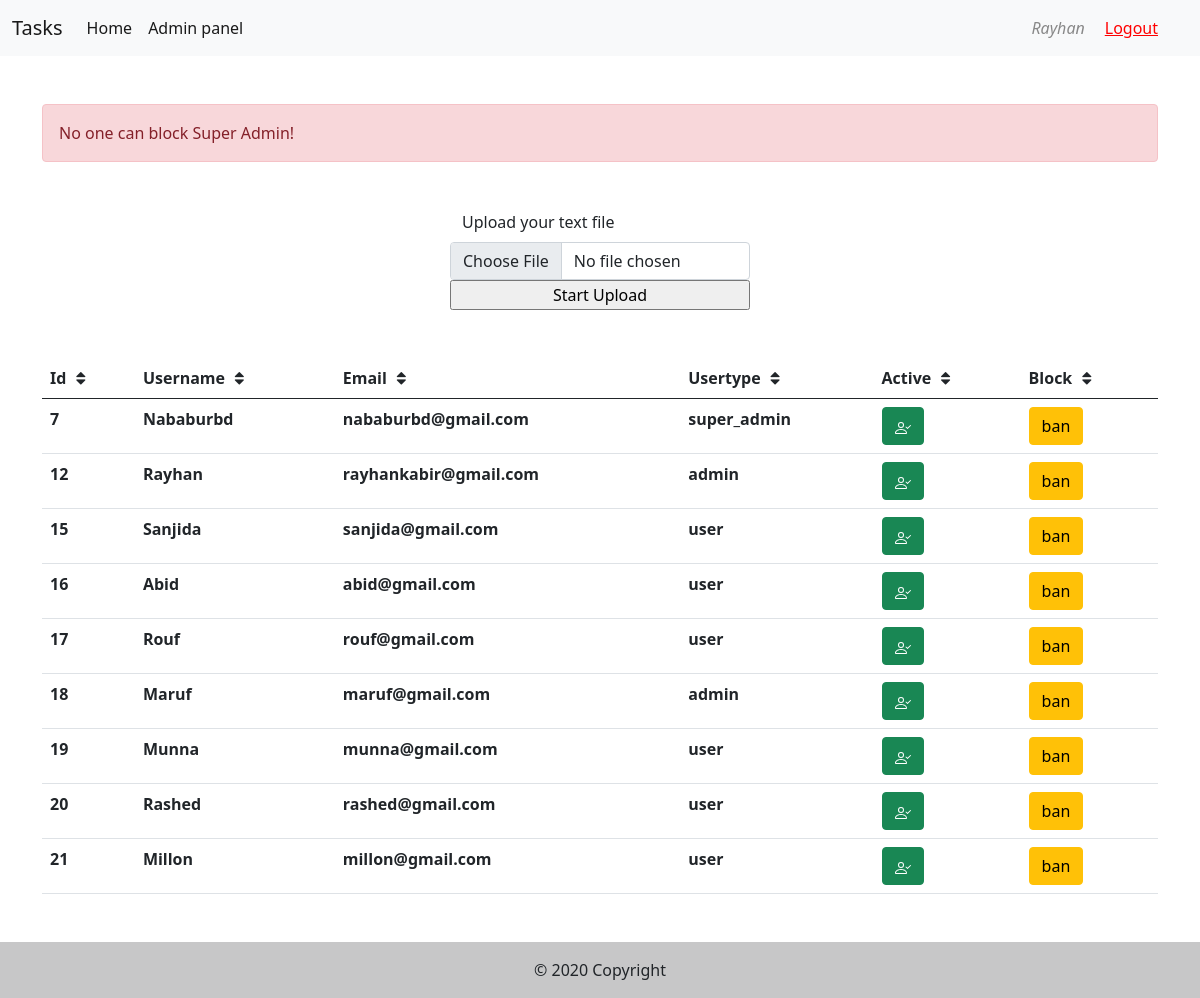
/admin/admin_panel.php?id=7&status=0 (signed in), run on the app's committed database.
### tables this page shows
CREATE TABLE `users` (
  `id` int(11) NOT NULL,
  `username` varchar(100) DEFAULT NULL,
  `email` varchar(100) DEFAULT NULL,
  `password` varchar(100) DEFAULT NULL,
  `user_type` varchar(100) DEFAULT NULL,
  `is_active` BOOLEAN DEFAULT 0,
  `created_at` timestamp NOT NULL DEFAULT current_timestamp(),
  `updated_at` timestamp NOT NULL DEFAULT current_timestamp()
);

### inc/UserService.php (called while the page is built, shortened)
<?php
function getUsers($page = 1)
{
    global $db;
    $query = "SELECT * FROM users LIMIT ".(($page-1)*10).",".($page*10);
    $result = mysqli_query($db, $query);
    $rows = [];
    while ($row = mysqli_fetch_assoc($result)) {
        $rows[] = $row;
    }
    return $rows;
}
function changeUserStatus($id)
{
    $user = getUserById($id);
    if ($user['user_type'] == 'super_admin') {
        return 'No one can block Super Admin!';
    }
}
function getUserById($id)
{
    global $db;
    $query = "SELECT * FROM users WHERE id=" . $id;
    $result = mysqli_query($db, $query);
    $user = mysqli_fetch_assoc($result);
    return $user;
}

### admin/admin_panel.php (the view, shortened to what this page needs)
<?php
include '../inc/header.php';
?>
<?php
        if (isset($_GET['id'])) {
            $result = changeUserStatus($_GET['id']);
            if ($result) {?>
<div class="container-lg">
    <div class="alert alert-danger" role="alert">
        <?php echo $result ?>
    </div>
</div>
<?php
            }
        }
?>
<div class="container w-25 mt-5 mb-5">
    <form action="admin_panel.php" method="post" enctype="multipart/form-data">
        <div class="row">
            <label class="form-label" for="customFile">Upload your text file</label>
            <input type="file" class="form-control" id="customFile" name="the_file" />
            <input type="submit" name="submit" value="Start Upload">
        </div>
    </form>
</div>
<div class="container-lg mb-5">
    <table class="table table-hover">
        <thead>
            <tr>
                <th scope="col" onclick="sortTable(0)">Id <i class="fa fa-fw fa-sort"></i></th>
                <th scope="col" onclick="sortTable(1)">Username <i class="fa fa-fw fa-sort"></i></th>
                <th scope="col" onclick="sortTable(2)">Email <i class="fa fa-fw fa-sort"></i></th>
                <th scope="col" onclick="sortTable(3)">Usertype <i class="fa fa-fw fa-sort"></i></th>
                <th scope="col" onclick="sortTable(4)">Active <i class="fa fa-fw fa-sort"></i></th>
                <th scope="col" onclick="sortTable(5)">Block <i class="fa fa-fw fa-sort"></i></th>
            </tr>
        </thead>
        <tbody>
            <?php
            $users = getUsers(isset($_GET['page']) ? $_GET['page'] : 1);
            foreach ($users as $user) {
                ?>
            <tr>
                <th scope="row" id="user_id"><?php echo $user['id'] ?>
                </th>
                <th> <?php echo $user['username'] ?>
                </th>
                <th> <?php echo $user['email'] ?>
                </th>
                <th> <?php echo $user['user_type'] ?>
                </th>
                <th id="user_status"> <?php if ($user['is_active']) {?>
                    <div class="btn btn-success"></div>
                    <?php
                } ?>
                </th>
                <th>
                    <?php
                    $buttonText = $user['is_active'] ? 'ban' : 'unban';
                $link = (isset($_GET['page']) ? 'page='.$_GET['page'].'&' : '').'id='.$user['id'].'&status='.($user['is_active'] ? 0 : 1);
                echo '<a class="btn btn-warning" role="button"  href="admin_panel.php?'. $link.'">'.$buttonText.'</a>'
                     ?>
                </th>
            </tr>
            <?php
            }
            ?>
        </tbody>
    </table>
</div>
<?php include '../inc/footer.php';

### data on the page
users: user_type "No one can block Super Admin!", id "7", username "Nababurbd", email "nababurbd@gmail.com", user_type "super_admin", is_active "ban"
users: id "12", username "Rayhan", email "rayhankabir@gmail.com", user_type "admin", is_active "ban"
users: id "15", username "Sanjida", email "sanjida@gmail.com", user_type "user", is_active "ban"
users: id "16", username "Abid", email "abid@gmail.com", user_type "user", is_active "ban"
users: id "17", username "Rouf", email "rouf@gmail.com", user_type "user", is_active "ban"
users: id "18", username "Maruf", email "maruf@gmail.com", user_type "admin", is_active "ban"
users: id "19", username "Munna", email "munna@gmail.com", user_type "user", is_active "ban"
users: id "20", username "Rashed", email "rashed@gmail.com", user_type "user", is_active "ban"
users: id "21", username "Millon", email "millon@gmail.com", user_type "user", is_active "ban"

### other printed values
$_SESSION['user']['username'] "Rayhan"
